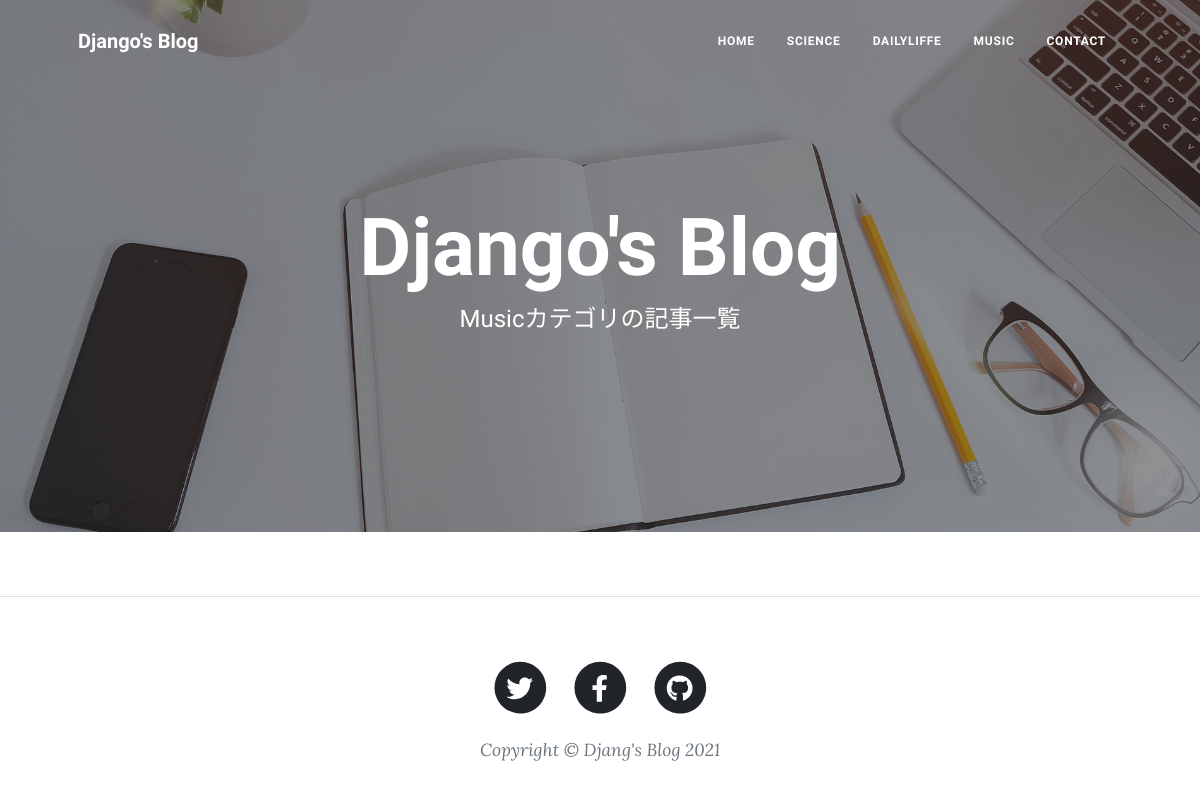
The page /music-list/ on the database as committed earlier.
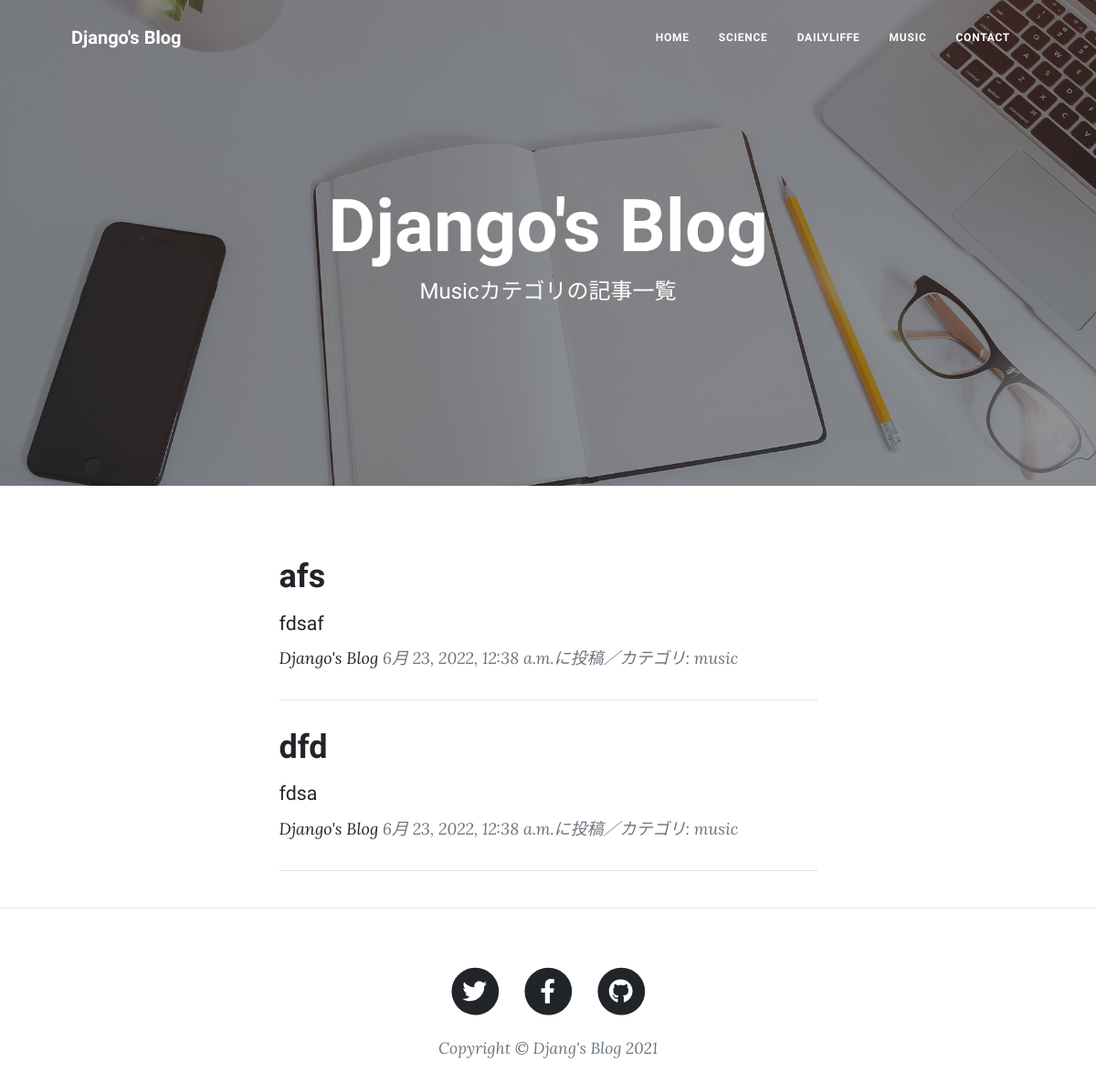
The same page on the database as committed later.
### blog/models.py (models this page shows, shortened)
class BlogPost(models.Model):
    CATEGORY = (('science', '科学のこと'), ('dailylife', '日常のこと'), ('music', '音楽のこと'))
    title = models.CharField(
        verbose_name='タイトル', # フィールドのタイトル
        max_length=200        # 最大文字数は200
        )
    content = models.TextField(
        verbose_name='本文'   # フィールドのタイトル
        )
    posted_at = models.DateTimeField(
        verbose_name='投稿日時', # フィールドのタイトル
        auto_now_add=True       # 日時を自動追加
        )
    category = models.CharField(
        verbose_name='カテゴリ', # フィールドのタイトル
        max_length=50,        # 最大文字数は50
        choices=CATEGORY
        )

### blog/views.py (the view)
# urls.py: path('music-list/', views.MusicView.as_view(), name='music_list'),
class MusicView(ListView):
    template_name ='music_list.html'
    model = BlogPost
    context_object_name = 'music_records'
    queryset = BlogPost.objects.filter(
        category='music').order_by('-posted_at')
    paginate_by = 2

### blog/templates/music_list.html (shortened to what this page needs)
{% extends 'base.html' %}
{% load static %}
  {% block header %}
  <header class="masthead"
          style="background-image: url({% static 'assets/img/home-bg.jpg' %})">
    <div class="container position-relative px-4 px-lg-5">
      <div class="row gx-4 gx-lg-5 justify-content-center">
        <div class="col-md-10 col-lg-8 col-xl-7">
          <div class="site-heading">
            <h1>Django's Blog</h1>
            <span class="subheading">Musicカテゴリの記事一覧</span>
          </div>
        </div>
      </div>
    </div>
  </header>
  {% endblock %}
  {% block contents %}
  <div class="container px-4 px-lg-5">
    <div class="row gx-4 gx-lg-5 justify-content-center">
      <div class="col-md-10 col-lg-8 col-xl-7">
        {% for record in music_records %}
        <div class="post-preview">
          <a href="{% url 'blog:blog_detail' record.pk %}">
            <h2 class="post-title">
              {{record.title}}
            </h2>
            <h3 class="post-subtitle">
              <span style="font-size : 16pt">
                {{record.content|truncatechars:50}}
              </span>
            </h3>
          </a>
          <p class="post-meta">
            <a href="#">Django's Blog</a>
            {{record.posted_at}}に投稿／カテゴリ:
            {{record.category}}</p>
        </div>
        <hr class="my-4" />
        {% endfor %}
      </div>
    </div>
  </div>
  <hr>
  {% endblock %}

### blog/templates/base.html (shortened to what this page needs)
{% load static %}
<!DOCTYPE html>
<html lang="ja">
<head>
  <link href={% static 'css/styles.css' %} rel="stylesheet" />
</head>
<body>
  <nav class="navbar navbar-expand-lg navbar-light"
       id="mainNav">
    <div class="container px-4 px-lg-5">
      <a class="navbar-brand"
         href={% url 'blog:index' %}>Django's Blog</a>
      <div class="collapse navbar-collapse" id="navbarResponsive">
        <ul class="navbar-nav ms-auto py-4 py-lg-0">
          <li class="nav-item">
            <a class="nav-link px-lg-3 py-3 py-lg-4"
               href="{% url 'blog:index' %}">Home</a>
          </li>
          <li class="nav-item">
            <a class="nav-link px-lg-3 py-3 py-lg-4"
               href="{% url 'blog:science_list' %}">SCIENCE</a>
          </li>
          <li class="nav-item">
            <a class="nav-link px-lg-3 py-3 py-lg-4"
               href="{% url 'blog:dailylife_list' %}">DAILYLIFFE</a>
          </li>
          <li class="nav-item">
            <a class="nav-link px-lg-3 py-3 py-lg-4"
               href="{% url 'blog:music_list' %}">MUSIC</a>
          </li>
          <li class="nav-item">
            <a class="nav-link px-lg-3 py-3 py-lg-4"
               href="{% url 'blog:contact' %}">CONTACT</a>
          </li>
        </ul>
      </div>
    </div>
  </nav>
  {% block header %}{% endblock %}
  {% block contents %}{% endblock %}
  <footer>
    <div class="container px-4 px-lg-5">
      <div class="row gx-4 gx-lg-5 justify-content-center">
        <div class="col-md-10 col-lg-8 col-xl-7">
          <ul class="list-inline text-center">
            <li class="list-inline-item">
              <a href="https://twitter.com/">
                <span class="fa-stack fa-lg">
                  <i class="fas fa-circle fa-stack-2x"></i>
                  <i class="fab fa-twitter fa-stack-1x fa-inverse"></i>
                </span>
              </a>
            </li>
            <li class="list-inline-item">
              <a href="https://www.facebook.com/">
                <span class="fa-stack fa-lg">
                  <i class="fas fa-circle fa-stack-2x"></i>
                  <i class="fab fa-facebook-f fa-stack-1x fa-inverse"></i>
                </span>
              </a>
            </li>
            <li class="list-inline-item">
              <a href="https://github.co.jp/">
                <span class="fa-stack fa-lg">
                  <i class="fas fa-circle fa-stack-2x"></i>
                  <i class="fab fa-github fa-stack-1x fa-inverse"></i>
                </span>
              </a>
            </li>
          </ul>
          <div class="small text-center text-muted fst-italic">
            Copyright &copy; Djang's Blog 2021</div>
        </div>
      </div>
    </div>
  </footer>
</body>
</html>

Rows that differ between the two databases and show on the page:
added BlogPost: title "afs", content "fdsaf", posted_at "6月 23, 2022, 12:38 a.m.", category "music"
added BlogPost: title "dfd", content "fdsa", posted_at "6月 23, 2022, 12:38 a.m.", category "music"
